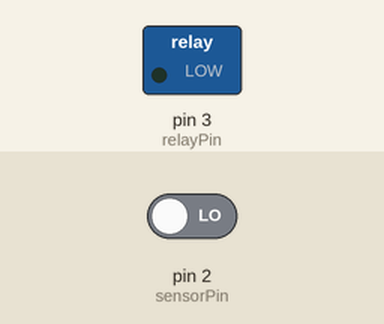
Simulated run of this sketch. Board: Arduino Uno, built with avr-gcc and run on an emulated ATmega328P. On the bench: switched loads named in the sketch (green lamp = pin HIGH). Inputs (shaded band) come from the test bench; at power-on: pin 2 (sensorPin) LOW.

Above: at 2.8 s.
2.9 s: pin 2 (sensorPin) driven HIGH
At 3.9 s:
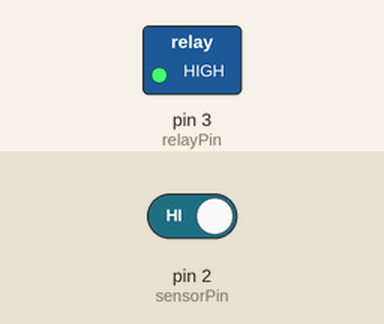
4.5 s: pin 2 (sensorPin) driven LOW
At 5.4 s:
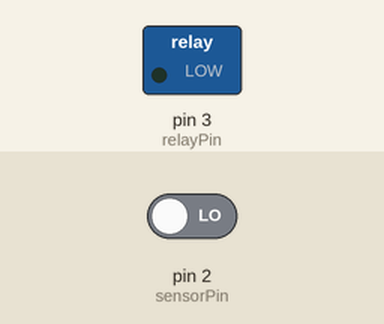
Timing chart, 0 to 7.5 s (numbered marks = the images above; inputs shaded):
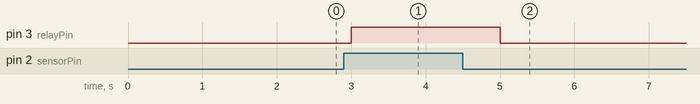

Measured:
- after the input at 2.9 s, pin 3 (relayPin): LOW → HIGH after 0.10 s
- after the input at 4.5 s, pin 3 (relayPin): HIGH → LOW after 0.50 s

The sketch:

Entrance_Lights__Arduino_Uno_.ino
```cpp
int relayPin = 3;          // Relay controlling the lights
int sensorPin = 2;         // PIR motion sensor
int pirState = LOW;
int val = 0;

void setup() {
  pinMode(relayPin, OUTPUT);
  pinMode(sensorPin, INPUT);
}

void loop() {
  val = digitalRead(sensorPin);

  if (val == HIGH) {
    digitalWrite(relayPin, HIGH); // Lights ON
    delay(1000);
    pirState = HIGH;
  } else {
    digitalWrite(relayPin, LOW);  // Lights OFF
    delay(1000);
    pirState = LOW;
  }
}
```
